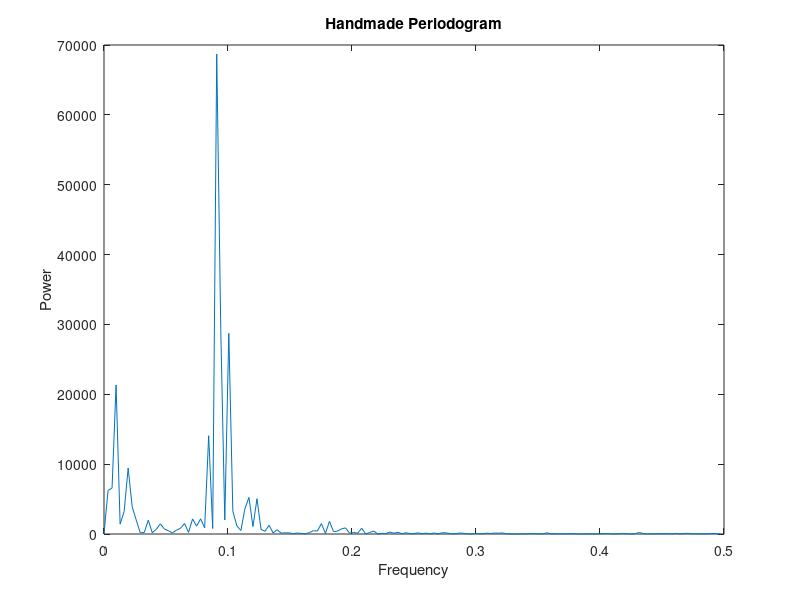

Reproduce this figure in MATLAB.
data = [1700   5
1701  11
1702  16
1703  23
1704  36
1705  58
1706  29
1707  20
1708  10
1709   8
1710   3
1711   0
1712   0
1713   2
1714  11
1715  27
1716  47
1717  63
1718  60
1719  39
1720  28
1721  26
1722  22
1723  11
1724  21
1725  40
1726  78
1727 122
1728 103
1729  73
1730  47
1731  35
1732  11
1733   5
1734  16
1735  34
1736  70
1737  81
1738 111
1739 101
1740  73
1741  40
1742  20
1743  16
1744   5
1745  11
1746  22
1747  40
1748  60
1749  80.9
1750  83.4
1751  47.7
1752  47.8
1753  30.7
1754  12.2
1755   9.6
1756  10.2
1757  32.4
1758  47.6
1759  54.0
1760  62.9
1761  85.9
1762  61.2
1763  45.1
1764  36.4
1765  20.9
1766  11.4
1767  37.8
1768  69.8
1769 106.1
1770 100.8
1771  81.6
1772  66.5
1773  34.8
1774  30.6
1775   7.0
1776  19.8
1777  92.5
1778 154.4
1779 125.9
1780  84.8
1781  68.1
1782  38.5
1783  22.8
1784  10.2
1785  24.1
1786  82.9
1787 132.0
1788 130.9
1789 118.1
1790  89.9
1791  66.6
1792  60.0
1793  46.9
1794  41.0
1795  21.3
1796  16.0
1797   6.4
1798   4.1
1799   6.8
1800  14.5
1801  34.0
1802  45.0
1803  43.1
1804  47.5
1805  42.2
1806  28.1
1807  10.1
1808   8.1
1809   2.5
1810   0.0
1811   1.4
1812   5.0
1813  12.2
1814  13.9
1815  35.4
1816  45.8
1817  41.1
1818  30.1
1819  23.9
1820  15.6
1821   6.6
1822   4.0
1823   1.8
1824   8.5
1825  16.6
1826  36.3
1827  49.6
1828  64.2
1829  67.0
1830  70.9
1831  47.8
1832  27.5
1833   8.5
1834  13.2
1835  56.9
1836 121.5
1837 138.3
1838 103.2
1839  85.7
1840  64.6
1841  36.7
1842  24.2
1843  10.7
1844  15.0
1845  40.1
1846  61.5
1847  98.5
1848 124.7
1849  96.3
1850  66.6
1851  64.5
1852  54.1
1853  39.0
1854  20.6
1855   6.7
1856   4.3
1857  22.7
1858  54.8
1859  93.8
1860  95.8
1861  77.2
1862  59.1
1863  44.0
1864  47.0
1865  30.5
1866  16.3
1867   7.3
1868  37.6
1869  74.0
1870 139.0
1871 111.2
1872 101.6
1873  66.2
1874  44.7
1875  17.0
1876  11.3
1877  12.4
1878   3.4
1879   6.0
1880  32.3
1881  54.3
1882  59.7
1883  63.7
1884  63.5
1885  52.2
1886  25.4
1887  13.1
1888   6.8
1889   6.3
1890   7.1
1891  35.6
1892  73.0
1893  85.1
1894  78.0
1895  64.0
1896  41.8
1897  26.2
1898  26.7
1899  12.1
1900   9.5
1901   2.7
1902   5.0
1903  24.4
1904  42.0
1905  63.5
1906  53.8
1907  62.0
1908  48.5
1909  43.9
1910  18.6
1911   5.7
1912   3.6
1913   1.4
1914   9.6
1915  47.4
1916  57.1
1917 103.9
1918  80.6
1919  63.6
1920  37.6
1921  26.1
1922  14.2
1923   5.8
1924  16.7
1925  44.3
1926  63.9
1927  69.0
1928  77.8
1929  64.9
1930  35.7
1931  21.2
1932  11.1
1933   5.7
1934   8.7
1935  36.1
1936  79.7
1937 114.4
1938 109.6
1939  88.8
1940  67.8
1941  47.5
1942  30.6
1943  16.3
1944   9.6
1945  33.2
1946  92.6
1947 151.6
1948 136.3
1949 134.7
1950  83.9
1951  69.4
1952  31.5
1953  13.9
1954   4.4
1955  38.0
1956 141.7
1957 190.2
1958 184.8
1959 159.0
1960 112.3
1961  53.9
1962  37.6
1963  27.9
1964  10.2
1965  15.1
1966  47.0
1967  93.8
1968 105.9
1969 105.5
1970 104.5
1971  66.6
1972  68.9
1973  38.0
1974  34.5
1975  15.5
1976  12.6
1977  27.5
1978  92.5
1979 155.4
1980 154.6
1981 140.4
1982 115.9
1983  66.6
1984  45.9
1985  17.9
1986  13.4
1987  29.4
1988 100.2
1989 157.6
1990 142.6
1991 145.7
1992  94.3
1993  54.6
1994  29.9
1995  17.5
1996   8.6
1997  21.5
1998  64.3
1999  93.3
2000 119.6
2001 111.0
2002 104.0
2003  63.7
2004  40.4
2005  29.8
2006  15.2
2007   7.5];

%year = data(:,1);
y = data(:,2);
y = y - mean(y);
N = length(y);
dt = 1;
fs = 1/dt;

Y = fft(y);
S = (abs(Y).^2)/N;

f = (0:N-1)*(fs/N);

figure
plot(f(1:floor(N/2)), S(1:floor(N/2)))
xlabel('Frequency')
ylabel('Power')
title('Handmade Periodogram')


% y = y - mean(y);
% N = length(y);
% dt = 1;
% T = (N-1)*dt;
% 
% Y = fftshift(fft(y));
% 
% [xfaks, fnx, dx] = fftaxis(N, N, T);
% 
% S = abs(Y).^2 / N;
% 
% plot(xfaks, S)
% xlabel('Frequency (cycles/year)')
% ylabel('Power')
